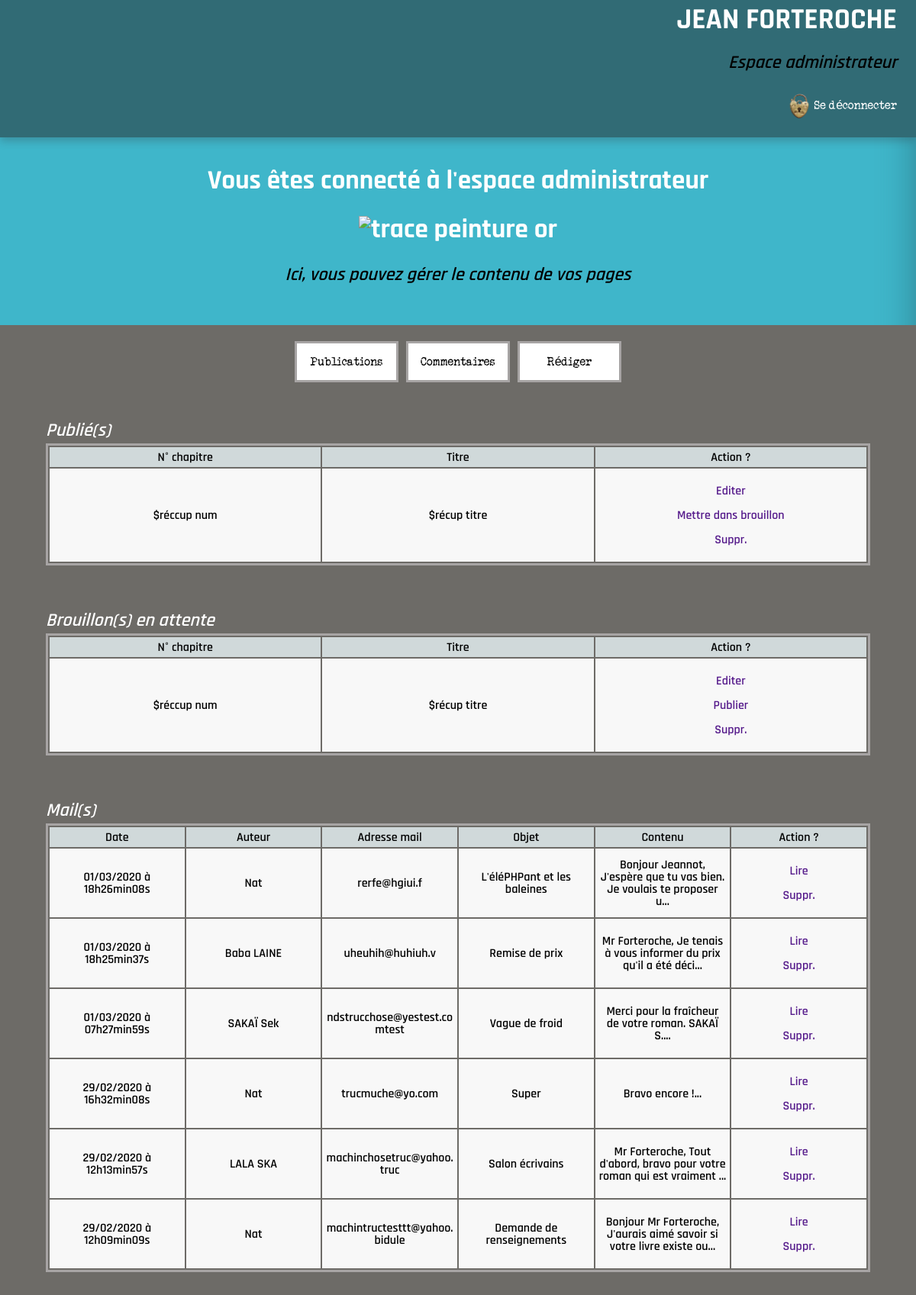
Screenshot of /index.php?action=adminHome (signed in) with the database file from the repository.
### tables this page shows
CREATE TABLE IF NOT EXISTS `contact` (
  `id` int(11) NOT NULL AUTO_INCREMENT,
  `user_name_contact` varchar(255) NOT NULL,
  `user_mail_contact` varchar(255) NOT NULL,
  `subject_contact` varchar(255) NOT NULL,
  `message_contact` mediumtext NOT NULL,
  `date_contact` timestamp NOT NULL DEFAULT CURRENT_TIMESTAMP,
  PRIMARY KEY (`id`)
);

### controllers/front_controller.php (called while the page is built, shortened)
<?php
require('models/front/contact_manager.php');
function showListMails()
{
   $contactMails=getMails();
   require ('views/admin_view.php');
}

### models/front/contact_manager.php (called while the page is built, shortened)
<?php
function getMails()
{
    $db = dbConnect();
    $req = $db->query('SELECT id, user_name_contact, user_mail_contact, subject_contact, message_contact, DATE_FORMAT(date_contact, \'%d/%m/%Y à %Hh%imin%ss\') AS date_contact_fr FROM contact ORDER BY date_contact DESC');
    $contactMails = $req->fetchAll();
    return $contactMails;
}

### views/admin_view.php (the view, shortened to what this page needs)
    <main class="admin_main_container">
        <?php require_once("includes/subtitles_admin.php"); ?>
        <section class="admin_main_block">
            <?php require_once("includes/menu_admin.php"); ?>
            <section class="admin_action_block" id="admin_plublished_posts_view">
                <table class="table" id="chapter_table">
                    <caption>Publié(s)</caption>
                    <thead>
                    <tr>
                        <th scope="col">N° chapitre </th>
                        <th scope="col">Titre</th>
                        <th scope="col">Action ?</th>
                    </tr>
                    </thead>
                    <tbody>
                    <tr>
                        <td data-label="N° chapitre">$réccup num</td>
                        <td data-label="Titre">$récup titre</td>
                        <td data-label="Action ?">
                            <p><a href="">Editer</a></p>
                            <p><a href="">Mettre dans brouillon</a></p>
                            <p><a href="">Suppr.</a></p>
                        </td>
                    </tr>
                    </tbody>
                </table>
            </section>
            <section class="admin_action_block" id="admin_draft_posts_view">
                <table class="table" id="draft_chapter_table">
                    <caption>Brouillon(s) en attente</caption>
                    <thead>
                    <tr>
                        <th scope="col">N° chapitre </th>
                        <th scope="col">Titre</th>
                        <th scope="col">Action ?</th>
                    </tr>
                    </thead>
                    <tbody>
                    <tr>
                        <td data-label="N° chapitre">$réccup num</td>
                        <td data-label="Titre">$récup titre</td>
                        <td data-label="Action ?">
                            <p><a href="">Editer</a></p>
                            <p><a href="">Publier</a></p>
                            <p><a href="">Suppr.</a></p>
                        </td>
                    </tr>
                    </tbody>
                </table>
            </section>
            <section class="admin_action_block" id="admin_mails_view">
                <table class="table" id="mails_table">
                    <caption>Mail(s)</caption>
                    <thead>
                    <tr>
                        <th scope="col">Date</th>
                        <th scope="col">Auteur</th>
                        <th scope="col">Adresse mail</th>
                        <th scope="col">Objet</th>
                        <th scope="col">Contenu</th>
                        <th scope="col">Action ?</th>
                    </tr>
                    </thead>
                    <tbody>
                        <?php foreach ($contactMails as $contactMail): ?>
                            <tr>
                                <td data-label="Date"><?= htmlspecialchars($contactMail['date_contact_fr']) ?></td>
                                <td data-label="Auteur"><?= htmlspecialchars($contactMail['user_name_contact']) ?></td>
                                <td data-label="Adresse mail"><?= htmlspecialchars($contactMail['user_mail_contact']) ?></td>
                                <td data-label="Objet"><?= htmlspecialchars($contactMail['subject_contact']) ?></td>
                                <td data-label="Contenu">
                                    <?php if(strlen($contactMail['message_contact']) > 30) {$contactMail['message_contact'] = substr($contactMail['message_contact'], 0, 70); } ?>
                                    <?= htmlspecialchars($contactMail['message_contact']) ?>...
                                </td>
                                <td data-label="Action ?">
                                    <p><a href="">Lire</a></p>
                                    <p><a href="">Suppr.</a></p>
                                </td>
                            </tr>
                        <?php endforeach; ?>
                    </tbody>
                </table>
            </section>
        </section>
    </main>
<?php $content = ob_get_clean(); ?>
<?php require_once("template_admin.php"); ?>

### index.php (shortened to what this page needs)
<?php
require ('controllers/front_controller.php');
try {
    if (isset($_GET['action'])) {
        switch ($_GET['action']) {
            case 'adminHome':
                showListMails();
            break;
        }
    } else {
        showListPosts();
    }
}
catch(Exception $e) {
    echo 'Erreur : ' . $e->getMessage();
    require('view/errorView.php');
}

### views/includes/subtitles_admin.php
<div class="admin_subtitles">
    <h2>Vous êtes connecté à l'espace administrateur<h2>
    <img class="goldpaint_separator" id="goldpaint_separator2" src="public/images/goldpaint_separator.png" alt="trace peinture or" />
    <h3>Ici, vous pouvez gérer le contenu de vos pages</h3>
</div>

### views/includes/menu_admin.php
<div class="menu_admin" id="main_menu_admin">
    <nav >
        <ul>
            <li>
                <a href="">Publications</a>
            </li>
            <li>
                <a href="">Commentaires</a>
            </li>
            <li>
                <a href="">Rédiger</a>
            </li>
        </ul>
    </nav>
</div>

### views/template_admin.php (shortened to what this page needs)
<!DOCTYPE html>
<html lang="fr">
    <head>
        <link rel="stylesheet" href="public/styles/style.css" />
    </head>
    <body>
        <?php require_once("includes/header_admin.php") ;?>
        <?=$content?>
    </body>
</html>

### views/includes/header_admin.php
<header>
    <div id="admin_page_title">
        <h1>JEAN FORTEROCHE</h1>
        <h3>Espace administrateur</h3>
        <div id="logout">
            <a href="index.php?action=adminDisconnect">
                <img src="public/images/connexion2.png" alt="cadenas doré" />
            Se déconnecter</a>
        </div>
    </div>
</header>

### public/styles/style.css (style rules this page uses)
p,a,article,button { font-family: "secrettypewriter","arial","sans serif"; font-size: 1em; text-decoration: none; }
h1 { font-size: 2.4em; font-family: "rajdhanibold"; font-weight: bold; color:white; }
h3,h4,h5,h6,label,caption,th,td { font-family: "rajdhanisembold"; }
h2 { font-size: 2.2em; font-family: "rajdhanibold"; font-weight: bold; }
h3,caption { font-size: 1.5em; font-style: italic; }
body { width: 100%; height:100%; margin:0; display: flex; flex-direction: column; }
header { width: 100%; height: 200px; top: -20PX; position: fixed; z-index: 100; display: flex; flex-direction: row-reverse; background-color: #316b75; box-shadow: 0px 5px 10px 0px #31353a45; }
main { width: 100%; margin: 0; display: flex; flex-direction: column; align-items: center; background-color: #3fb6ca; box-shadow: inset -50px 0px 50px -50px rgba(47, 130, 144); }
.goldpaint_separator { width:10%; }
#admin_page_title { margin-right: 25px; text-align: right; }
#logout img { width: 40px; height: 40px; }
#logout a { align-items: center; display: flex; justify-content: flex-end; color: #ffffff; }
.admin_main_container { width: 100%; min-height: 100vh; margin-top: 160px; display: flex; flex-direction: column; align-items: center; background-color: #3fb6ca; box-shadow: inset -50px 0px 50px -50px rgba(47, 130, 144); }
.admin_main_block { width: 100%; height: auto; display: flex; flex-direction: column; align-items: center; background-color:#6d6b67 ; }
.menu_admin { width: 90%; }
.menu_admin ul { display: flex; justify-content: center; flex-wrap: wrap; padding: 0; list-style: none; }
.menu_admin li { width: 100PX; padding: 15px; margin: 5px; background-color: white; border: 3px solid #a7a4a4; text-align: center; }
.menu_admin li a { color:black; }
.admin_action_block { display: flex; justify-content: center; }
.table a { font-family:"rajdhanisembold" ; }
table { border: 3px solid #a7a4a4; width: 90%; margin-bottom: 30px; table-layout: fixed; }
table caption { color: white; margin: 30px 0 5px 0; text-align: left; }
table tr { background-color: #f8f8f8; border: 1px solid #a7a4a4; }
table th,table td { padding: 5px 5px 5px 5px; text-align: center; overflow-wrap: break-word; }
table th { background-color:#d0d9da ; }
.admin_main_container .admin_subtitles { text-align: center; margin:30px 0 30px 0; }
.admin_main_container .admin_subtitles h2 { color: white; }

### rows the page displays
contact: date_contact_fr "01/03/2020 à 18h26min08s", user_name_contact "Nat", user_mail_contact "rerfe@hgiui.f", subject_contact "L'éléPHPant et les baleines", message_contact "Bonjour Jeannot, J'espère que tu vas bien. Je voulais te proposer u"
contact: date_contact_fr "01/03/2020 à 18h25min37s", user_name_contact "Baba LAINE", user_mail_contact "uheuhih@huhiuh.v", subject_contact "Remise de prix", message_contact "Mr Forteroche, Je tenais à vous informer du prix qu'il a été déci"
contact: date_contact_fr "01/03/2020 à 07h27min59s", user_name_contact "SAKAÏ Sek", user_mail_contact "ndstrucchose@yestest.comtest", subject_contact "Vague de froid", message_contact "Merci pour la fraîcheur de votre roman. SAKAÏ S."
contact: date_contact_fr "29/02/2020 à 16h32min08s", user_name_contact "Nat", user_mail_contact "trucmuche@yo.com", subject_contact "Super", message_contact "Bravo encore !"
contact: date_contact_fr "29/02/2020 à 12h13min57s", user_name_contact "LALA SKA", user_mail_contact "machinchosetruc@yahoo.truc", subject_contact "Salon écrivains", message_contact "Mr Forteroche, Tout d'abord, bravo pour votre roman qui est vraiment"
contact: date_contact_fr "29/02/2020 à 12h09min09s", user_name_contact "Nat", user_mail_contact "machintructesttt@yahoo.bidule", subject_contact "Demande de renseignements", message_contact "Bonjour Mr Forteroche, J'aurais aimé savoir si votre livre existe ou"
